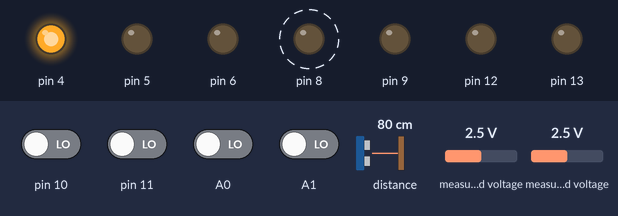
A program run on a simulated Arduino Uno, built with avr-gcc and run on an emulated ATmega328P. On the bench: output pins drawn as LEDs (lit = HIGH). Dashed ring = blinking. The inputs (shaded band) are chosen by the test bench; at power-on: A0, A1, pin 10, pin 11 LOW, distance to the obstacle 80 cm, measured voltage 2.5 V.

Above: at 0.1 s.
At 39.5 s:
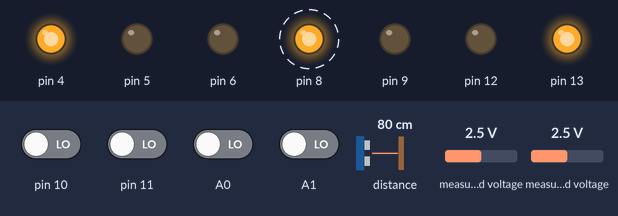
Timing chart, 0 to 40.0 s (numbered marks = the images above):
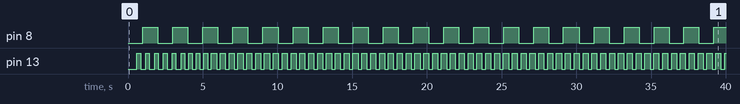

Measured:
- by itself, pin 8: alternates HIGH for 1.0 s and LOW for 1.0 s
- by itself, pin 13: goes 5 × (HIGH 0.25 s, LOW 0.34 s), 4 × (HIGH 0.25 s, LOW 0.25 s), 58 × (HIGH 0.34 s, LOW 0.25 s), then HIGH

The program:

main.cpp
```cpp
#include "Arduino.h"
#include "Com.h"
#include "Driver.h"
#include "Uart.h"
#include "Config.h"

//#define CHECKSUM


// ================================================================
// ===                      Create objects                      ===
// ================================================================

Uart ser;
Driver sl(&ser);
COM com(&sl, &ser);

uint8_t check_buttons = 0;

// ================================================================
// ===                Static void functions                     ===
// ================================================================

static void pciSetup(byte pin);


// ================================================================
// ===                          ISR                             ===
// ================================================================

ISR(PCINT1_vect){
  check_buttons = 1;
}


// ================================================================
// ===                        Setup                             ===
// ================================================================

void setup() {

  Serial.begin(BAUDRATE);

  //pinMode(ENABLE_POWER, OUTPUT);

  pinMode(ENDSTOP_SL_DOWNSTAIRS, INPUT);
  pinMode(ENDSTOP_SL_UPSTAIRS, INPUT);

  pinMode(LED_BATTERY_GOOD, OUTPUT);
  pinMode(LED_COMM, OUTPUT);
  pinMode(LED_PID_ON, OUTPUT);
  pinMode(LED_ERROR, OUTPUT);

  Wire.begin();
  Wire.setClock(400000L);

  sl.init();

  sl.dir_cw();
  sl.speed_sps(400);

  pciSetup(A0);
  pciSetup(A1);

}


// ================================================================
// ===                        Loop                              ===
// ================================================================

void loop() {

  com.rsv_msg_handler();

  sl.run();

  sl.led_blink(LED_BATTERY_GOOD, 1000);

  sl.button_status(&check_buttons);

  sl.check_parameters(500);

}


// ================================================================
// ===                        Functions                         ===
// ================================================================

void pciSetup(byte pin){
    *digitalPinToPCMSK(pin) |= bit (digitalPinToPCMSKbit(pin));  // enable pin
    PCIFR  |= bit (digitalPinToPCICRbit(pin)); // clear any outstanding interrupt
    PCICR  |= bit (digitalPinToPCICRbit(pin)); // enable interrupt for the group
}
```
